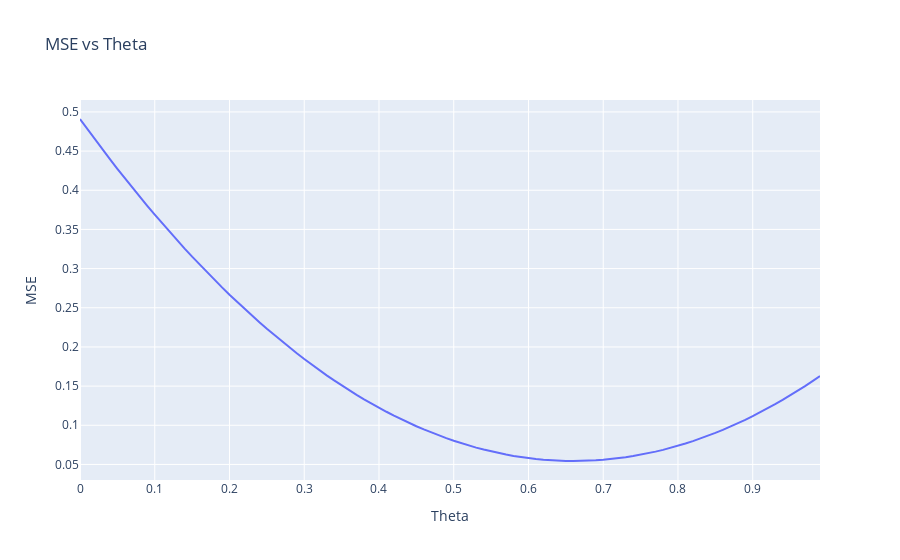

Here is the notebook cell this chart was saved with:
### Markdown cell above
### Task 2b

Create a plot that shows the loss curve for $\theta$ in the range [0, 1], using the Mean Squared Error loss function.  
That is, $L(x, y) = \frac{1}{m} \sum [ f_\theta(x_k) - y_k)^2 ]$. Where $m$ is the number of data points in the training set. Remember: $f_{\theta}(x) = \theta$.


Using the plot find the value of $\theta$ that minimize the loss.

### Code cell
# -- CODE -- for Task 2b goes here.
def mse(y_true, y_pred):
    mse = np.mean((y_true - y_pred) ** 2)
    return mse

thetas_mse = []
for n in range(0,100):
    theta = n / 100
    y_pred = np.full_like(y_train, theta)
    thetas_mse.append((theta, mse(y_train, y_pred)))

fig = px.line(x=[t[0] for t in thetas_mse], y=[t[1] for t in thetas_mse], title="MSE vs Theta", labels={"x":"Theta", "y":"MSE"})
fig.show()

### Figure 1 — Plotly figure (JSON) as saved in the notebook; plotly's stock layout.template omitted (floating-point values rounded to 4 significant figures)
{"data": [{"hovertemplate": "Theta=%{x}<br>MSE=%{y}<extra></extra>", "legendgroup": "", "line": {"color": "#636efa", "dash": "solid"}, "marker": {"symbol": "circle"}, "mode": "lines", "name": "", "orientation": "v", "showlegend": false, "type": "scatter", "x": [0, 0.01, 0.02, 0.03, 0.04, 0.05, 0.06, 0.07, 0.08, 0.09, 0.1, 0.11, 0.12, 0.13, 0.14, 0.15, 0.16, 0.17, 0.18, 0.19, 0.2, 0.21, 0.22, 0.23, 0.24, 0.25, 0.26, 0.27, 0.28, 0.29, 0.3, 0.31, 0.32, 0.33, 0.34, 0.35, 0.36, 0.37, 0.38, 0.39, 0.4, 0.41, 0.42, 0.43, 0.44, 0.45, 0.46, 0.47, 0.48, 0.49, 0.5, 0.51, 0.52, 0.53, 0.54, 0.55, 0.56, 0.57, 0.58, 0.59, 0.6, 0.61, 0.62, 0.63, 0.64, 0.65, 0.66, 0.67, 0.68, 0.69, 0.7, 0.71, 0.72, 0.73, 0.74, 0.75, 0.76, 0.77, 0.78, 0.79, 0.8, 0.81, 0.82, 0.83, 0.84, 0.85, 0.86, 0.87, 0.88, 0.89, 0.9, 0.91, 0.92, 0.93, 0.94, 0.95, 0.96, 0.97, 0.98, 0.99], "xaxis": "x", "y": [0.4909, 0.4778, 0.4649, 0.4522, 0.4397, 0.4274, 0.4153, 0.4033, 0.3916, 0.3801, 0.3688, 0.3577, 0.3468, 0.3361, 0.3255, 0.3152, 0.3051, 0.2952, 0.2855, 0.276, 0.2667, 0.2575, 0.2486, 0.2399, 0.2314, 0.2231, 0.215, 0.2071, 0.1993, 0.1918, 0.1845, 0.1774, 0.1705, 0.1638, 0.1573, 0.1509, 0.1448, 0.1389, 0.1332, 0.1277, 0.1224, 0.1173, 0.1123, 0.1076, 0.1031, 0.09881, 0.09469, 0.09078, 0.08706, 0.08355, 0.08023, 0.07712, 0.0742, 0.07149, 0.06898, 0.06666, 0.06455, 0.06263, 0.06092, 0.0594, 0.05809, 0.05698, 0.05606, 0.05535, 0.05483, 0.05452, 0.0544, 0.05449, 0.05478, 0.05526, 0.05595, 0.05683, 0.05792, 0.0592, 0.06069, 0.06238, 0.06426, 0.06635, 0.06863, 0.07112, 0.0738, 0.07669, 0.07978, 0.08306, 0.08655, 0.09023, 0.09412, 0.0982, 0.1025, 0.107, 0.1117, 0.1165, 0.1216, 0.1269, 0.1324, 0.1381, 0.144, 0.1501, 0.1563, 0.1628], "yaxis": "y"}], "layout": {"legend": {"tracegroupgap": 0}, "title": {"text": "MSE vs Theta"}, "xaxis": {"anchor": "y", "domain": [0, 1], "title": {"text": "Theta"}}, "yaxis": {"anchor": "x", "domain": [0, 1], "title": {"text": "MSE"}}}}
